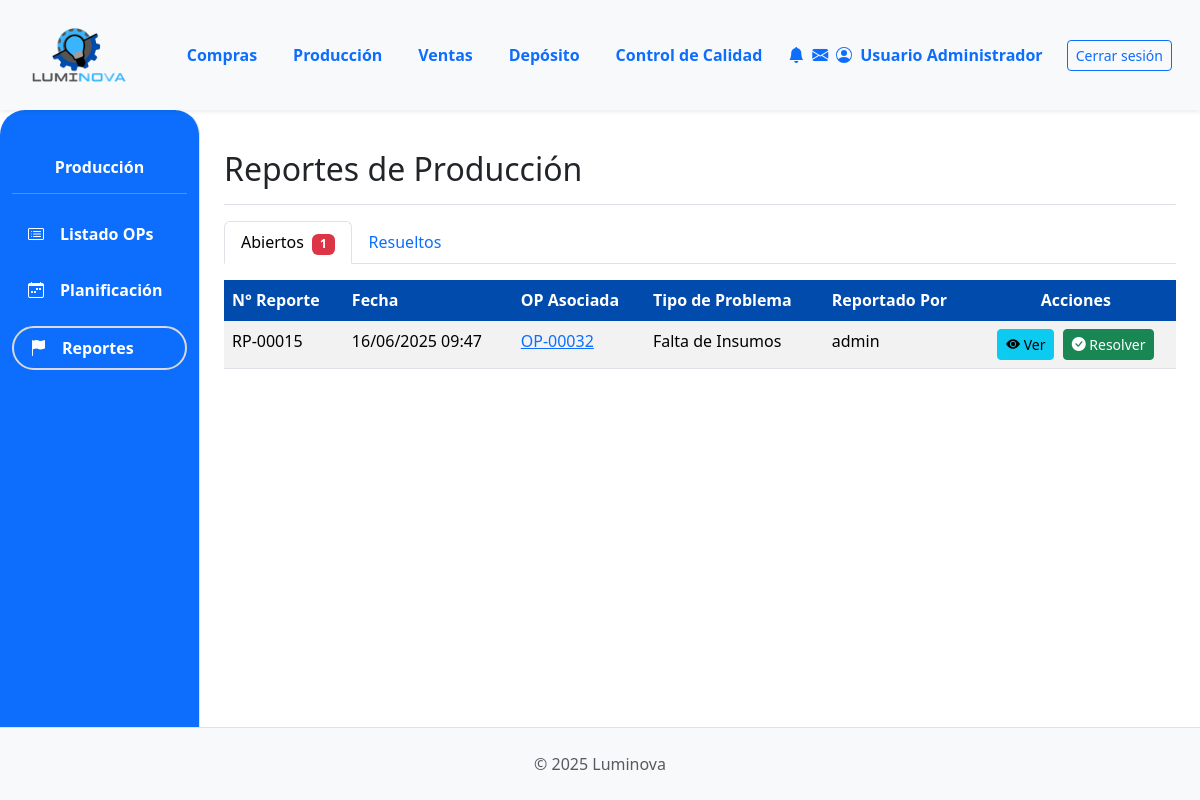
Before: /produccion/reportes/ (signed in) with the older database file.
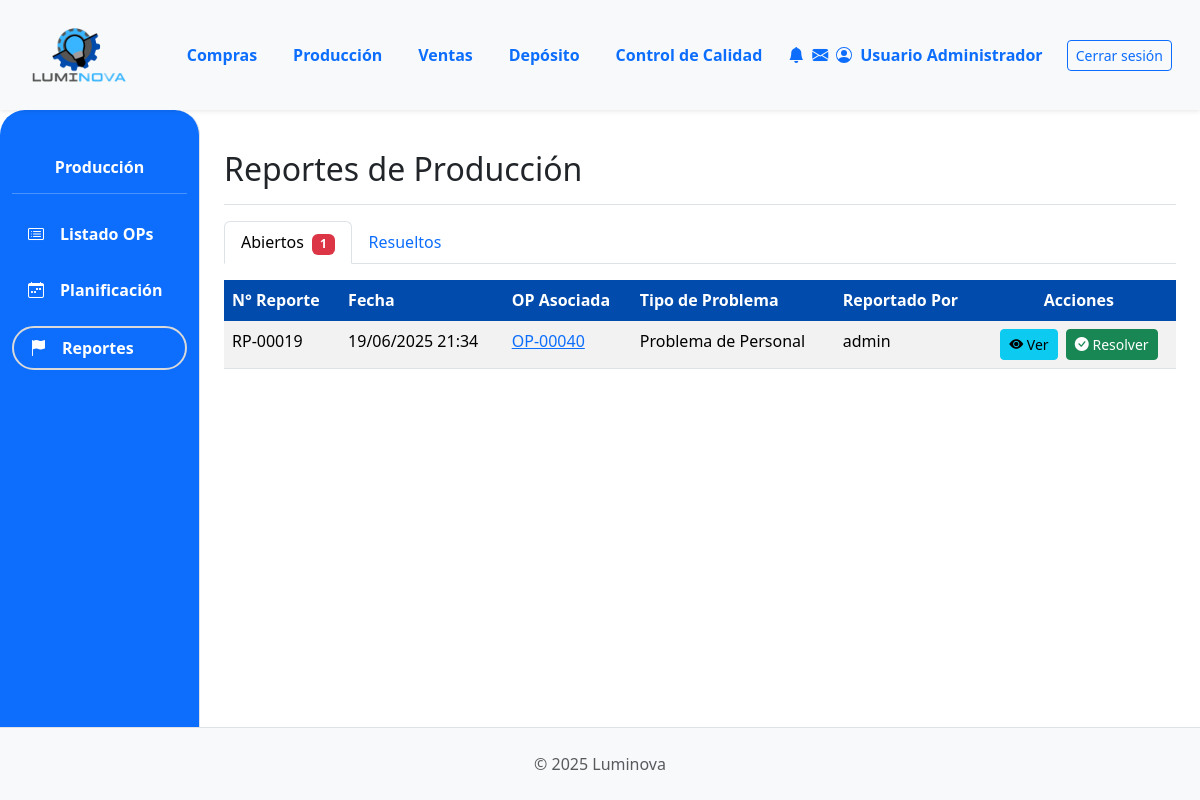
After: the same page with the newer database file.
### App_LUMINOVA/models.py (models this page shows, shortened)
class Reportes(models.Model):
    orden_produccion_asociada = models.ForeignKey(
        OrdenProduccion,
        on_delete=models.SET_NULL,
        null=True,
        blank=True,
        related_name="reportes_incidencia",
    )
    n_reporte = models.CharField(max_length=20, unique=True)
    fecha = models.DateTimeField(default=timezone.now)
    tipo_problema = models.CharField(max_length=100)
    informe_reporte = models.TextField(
        blank=True, null=True
    )
    resuelto = models.BooleanField(default=False, verbose_name="¿Problema Resuelto?")
    fecha_resolucion = models.DateTimeField(null=True, blank=True, verbose_name="Fecha de Resolución")
    reportado_por = models.ForeignKey(
        User,
        on_delete=models.SET_NULL,
        null=True,
        blank=True,
        related_name="reportes_creados",
    )
    sector_reporta = models.ForeignKey(
        SectorAsignado,
        on_delete=models.SET_NULL,
        null=True,
        blank=True,
        related_name="reportes_originados_aqui",
    )

class OrdenProduccion(models.Model):
    numero_op = models.CharField(
        max_length=20, unique=True, verbose_name="N° Orden de Producción"
    )
    orden_venta_origen = models.ForeignKey(
        OrdenVenta,
        on_delete=models.SET_NULL,
        null=True,
        blank=True,
        related_name="ops_generadas",
    )
    producto_a_producir = models.ForeignKey(
        ProductoTerminado, on_delete=models.PROTECT, related_name="ordenes_produccion"
    )
    cantidad_a_producir = models.PositiveIntegerField()
    estado_op = models.ForeignKey(
        EstadoOrden,
        on_delete=models.SET_NULL,
        null=True,
        blank=True,
        related_name="ops_estado",
    )
    fecha_solicitud = models.DateTimeField(default=timezone.now)
    fecha_inicio_real = models.DateTimeField(null=True, blank=True)
    fecha_inicio_planificada = models.DateField(
        null=True, blank=True
    )
    fecha_fin_real = models.DateTimeField(null=True, blank=True)
    fecha_fin_planificada = models.DateField(null=True, blank=True)
    sector_asignado_op = models.ForeignKey(
        SectorAsignado,
        on_delete=models.SET_NULL,
        null=True,
        blank=True,
        related_name="ops_sector",
    )
    notas = models.TextField(null=True, blank=True, verbose_name="Notas")

### App_LUMINOVA/views.py (the view, shortened to what this page needs)
# urls.py: path('produccion/reportes/', reportes_produccion_view, name='reportes_produccion'),
@login_required
def reportes_produccion_view(request, reporte_id=None, resolver=False):
    reportes_abiertos = Reportes.objects.filter(resuelto=False).select_related('orden_produccion_asociada', 'reportado_por', 'sector_reporta').order_by('-fecha')
    reportes_resueltos = Reportes.objects.filter(resuelto=True).select_related('orden_produccion_asociada', 'reportado_por', 'sector_reporta').order_by('-fecha_resolucion')
    context = {
        'reportes_abiertos': reportes_abiertos,
        'reportes_resueltos': reportes_resueltos,
        'titulo_seccion': 'Reportes de Producción',
    }
    return render(request, 'produccion/reportes.html', context)

### App_LUMINOVA/templates/produccion/reportes.html (shortened to what this page needs)
{% extends 'padre.html' %}
{% load static %}
{% load django_bootstrap5 %}
{% block sidebar_content %}
    {% include 'produccion/produccion_sidebar.html' %}
{% endblock %}
{% block content %}
<div class="d-flex justify-content-between flex-wrap flex-md-nowrap align-items-center pt-3 pb-2 mb-3 border-bottom">
    <h1 class="h2">{{ titulo_seccion }}</h1>
</div>
<ul class="nav nav-tabs" id="myTab" role="tablist">
  <li class="nav-item" role="presentation">
    <button class="nav-link active" id="abiertos-tab" data-bs-toggle="tab" data-bs-target="#abiertos-tab-pane" type="button" role="tab">
      Abiertos <span class="badge bg-danger ms-1">{{ reportes_abiertos|length }}</span>
    </button>
  </li>
  <li class="nav-item" role="presentation">
    <button class="nav-link" id="resueltos-tab" data-bs-toggle="tab" data-bs-target="#resueltos-tab-pane" type="button" role="tab">
      Resueltos
    </button>
  </li>
</ul>
<div class="tab-content" id="myTabContent">
  <div class="tab-pane fade show active" id="abiertos-tab-pane" role="tabpanel">
    <div class="table-responsive mt-3">
        <table class="table table-striped table-hover">
            <thead class="color-thead">
                <tr>
                    <th class="align-middle" style="background-color: #014BAC; color: white;">N° Reporte</th>
                    <th class="align-middle" style="background-color: #014BAC; color: white;">Fecha</th>
                    <th class="align-middle" style="background-color: #014BAC; color: white;">OP Asociada</th>
                    <th class="align-middle" style="background-color: #014BAC; color: white;">Tipo de Problema</th>
                    <th class="align-middle" style="background-color: #014BAC; color: white;">Reportado Por</th>
                    <th class="align-middle text-center" style="background-color: #014BAC; color: white;">Acciones</th>
                </tr>
            </thead>
            <tbody>
                {% for reporte in reportes_abiertos %}
                    <tr>
                        <td>{{ reporte.n_reporte }}</td>
                        <td>{{ reporte.fecha|date:"d/m/Y H:i" }}</td>
                        <td>{% if reporte.orden_produccion_asociada %}<a href="{% url 'App_LUMINOVA:produccion_detalle_op' reporte.orden_produccion_asociada.id %}">{{ reporte.orden_produccion_asociada.numero_op }}</a>{% else %}N/A{% endif %}</td>
                        <td>{{ reporte.tipo_problema }}</td>
                        <td>{{ reporte.reportado_por.username|default:"Sistema" }}</td>
                        <td class="text-center">
                            <button class="btn btn-sm btn-info" data-bs-toggle="modal" data-bs-target="#modalReporte{{ reporte.id }}">
                                <i class="bi bi-eye-fill"></i> Ver
                            </button>
                            <form id="form-resolver-{{ reporte.id }}" action="{% url 'App_LUMINOVA:produccion_resolver_reporte' reporte.id %}" method="post" class="d-inline ms-1">
                                <button type="button" class="btn btn-sm btn-success"
                                        data-bs-toggle="modal"
                                        data-bs-target="#confirmarResolucionModal"
                                        data-reporte-id="{{ reporte.id }}"
                                        data-reporte-nro="{{ reporte.n_reporte }}">
                                    <i class="bi bi-check-circle-fill"></i> Resolver
                                </button>
                            </form>
                        </td>
                    </tr>
                {% empty %}
                    <tr><td colspan="6" class="text-center text-muted p-4">No hay reportes abiertos.</td></tr>
                {% endfor %}
            </tbody>
        </table>
    </div>
  </div>
</div>
{% endblock %}

Changed rows visible on the page:
no longer on this page (row edited): Reportes: n_reporte "RP-00015", fecha "16/06/2025 09:47", orden_produccion_asociada.numero_op "OP-00032", tipo_problema "Falta de Insumos", reportado_por.username "admin"
added Reportes: n_reporte "RP-00019", fecha "19/06/2025 21:34", orden_produccion_asociada.numero_op "OP-00040", tipo_problema "Problema de Personal", reportado_por.username "admin"
